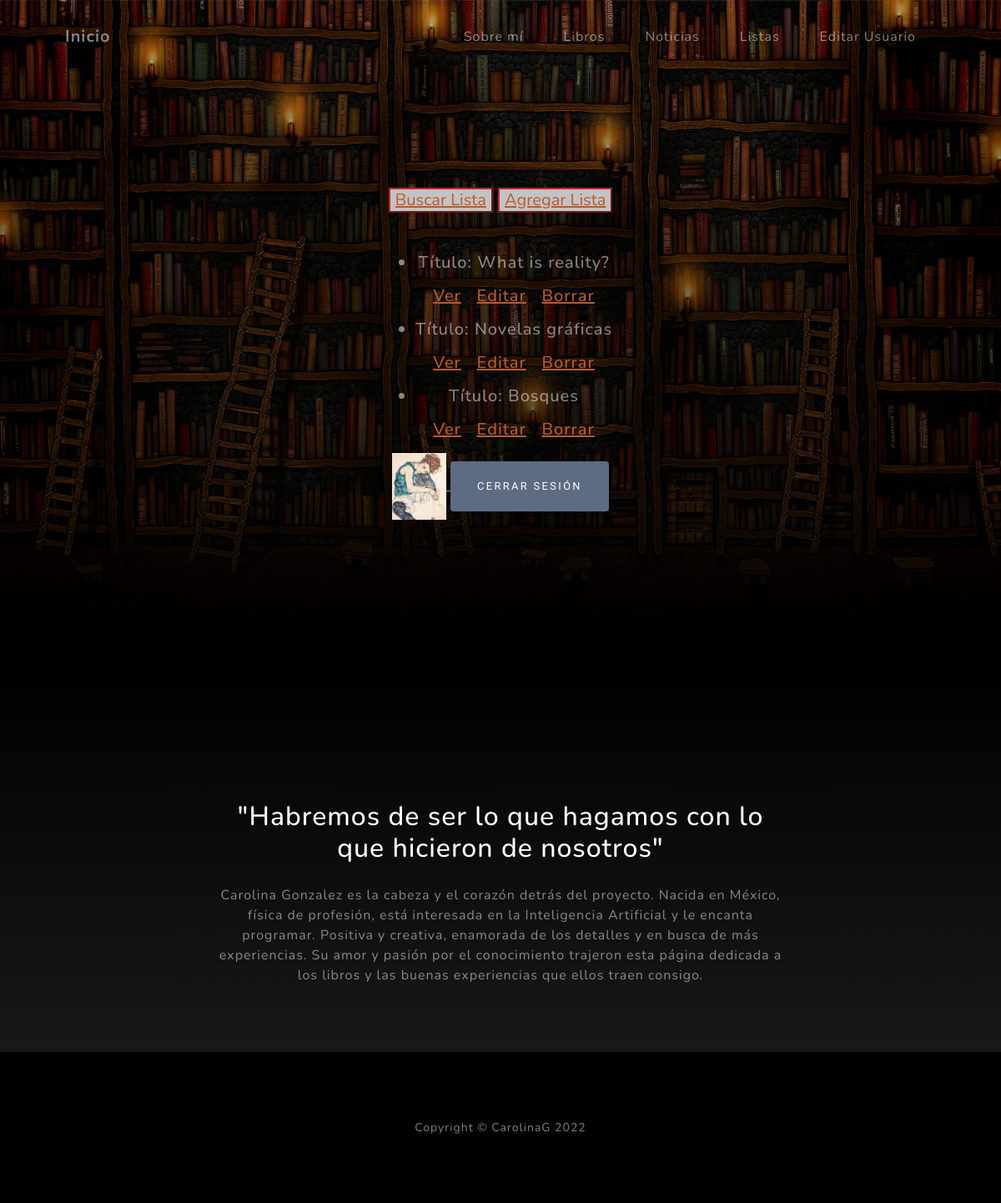
Page /listas/lista/listas (signed in) on the committed database.
### listas/models.py (models this page shows, shortened)
class Lista(models.Model):
    titulo = models.CharField(max_length=255)
    genero = models.CharField(max_length=255)
    libros = models.TextField()
    posteador = models.CharField(max_length=255)

### obras/models.py (models this page shows)
class Avatar(models.Model):
    user = models.ForeignKey(User, on_delete=models.CASCADE)
    imagen = models.ImageField(upload_to = 'avatares', null=True, blank=True)
    class Meta:
        verbose_name = "Avatar"
        verbose_name_plural = "Avatares"

### listas/views.py (the view)
# urls.py: path('lista/listas', views.ListaListas.as_view(), name='ListaListas'),
class ListaListas(LoginRequiredMixin, ListView):
    model = Lista
    template_name = "listas/leer.html"

### listas/templates/listas/leer.html
{% extends "obras/layout.html" %}
{% load static %}
{% block contenido %}
<button style = "background-color: rgb(196, 195, 195); border-color: rgb(190, 41, 41);">
    <a style="color: rgb(184, 91, 48)" href="{% url 'busqueda_lista' %}"> Buscar Lista </a>
</button>
<button style = "background-color: rgb(196, 195, 195); border-color: rgb(190, 41, 41);">
<a style="color: rgb(184, 91, 48)" href="{% url 'Nuevo' %}"> Agregar Lista</a>
</button>
<br>
<br>
<br>
<ul>
    {% for l in object_list %}
    <li>
        <p>Título: {{l.titulo}}</p>
        <p>
            <a  style="color: rgb(184, 91, 48)"  href="{% url 'Detalle' l.id %}">Ver</a> &nbsp;
            <a  style="color: rgb(184, 91, 48)" href="{% url 'Editar' l.id %}">Editar</a> &nbsp;
            <a  style="color: rgb(184, 91, 48)" href="{% url 'Borrar' l.id %}">Borrar</a>
        </p>
    </li>
    {% endfor %}
</ul>
{% endblock %}

### obras/templates/obras/layout.html (shortened to what this page needs)
{% load static %}
<!DOCTYPE html>
<html lang="en">
    <head>
        <link href="{% static 'entrega/css/styles.css' %}" rel="stylesheet" />
    </head>
    <body id="page-top">
        <nav class="navbar navbar-expand-lg navbar-light fixed-top" id="mainNav">
            <div class="container px-4 px-lg-5">
                <a class="navbar-brand" href="{% url 'Inicio' %}"> Inicio</a>
                <div class="collapse navbar-collapse" id="navbarResponsive">
                    <ul class="navbar-nav ms-auto">
                        <li class="nav-item"><a class="nav-link" href="#about">Sobre mí</a></li>
                        <li class="nav-item"><a class="nav-link" href="{% url 'lista_libros' %}">Libros</a></li>
                        <li class="nav-item"><a class="nav-link" href="{% url 'ListaNoticias' %}">Noticias</a></li>
                        <li class="nav-item"><a class="nav-link" href="{% url 'ListaListas' %}">Listas</a></li>
                        {% if user.is_authenticated %}
                        <li class="nav-item"><a class="nav-link" href="{% url 'EditarUsuario' %}">Editar Usuario</a></li>
                        {% endif %}
                    </ul>
                </div>
            </div>
        </nav>
        <header class="masthead">
            <div class="container px-4 px-lg-5 d-flex h-100 align-items-center justify-content-center">
                <div class="d-flex justify-content-center">
                    <div class="text-center">
                        <h2 class="text-white-50 mx-auto mt-5 mb-3">{% block contenido %}
                            {% endblock contenido %} </h2>
                            {% if user.is_authenticated %}
                            {% with first_image=user.avatar_set.first %}
                                {% if first_image %}
                                    <a href="{{ first_image.imagen.url }}" target="_blank">
                                    <img src="{{ first_image.imagen.url }}" height="80px">
                                {% endif %}
                            {% endwith %}
                            <a class="btn btn-primary" href="{% url 'Logout' %}">Cerrar Sesión</a>
                            {% endif %}
                    </div>
                </div>
            </div>
        </header>
        <header class="about-section text-center" id="about">
            <div class="container px-4 px-lg-5">
                <div class="row gx-4 gx-lg-5 justify-content-center">
                    <div class="col-lg-8">
                        <h2 class="text-white mb-4">"Habremos de ser lo que hagamos con lo que hicieron de nosotros"</h2>
                        <p class="text-white-50">
                            Carolina Gonzalez es la cabeza y el corazón detrás del proyecto. Nacida en México, física de
                            profesión, está interesada en la Inteligencia Artificial y le encanta programar. Positiva y
                            creativa, enamorada de los detalles y en busca de más experiencias.
                            Su amor y pasión por el conocimiento trajeron esta página dedicada a los libros y
                            las buenas experiencias que ellos traen consigo.
                        </p>
                    </div>
                </div>
            </div>
        <footer class="footer bg-black small text-center text-white-50"><div class="container px-4 px-lg-5">Copyright &copy; CarolinaG 2022</div></footer>
    </body>
</html>

### rows in the picture
Lista: titulo "What is reality?"
Lista: titulo "Novelas gráficas"
Lista: titulo "Bosques"
Avatar: imagen (picture)
